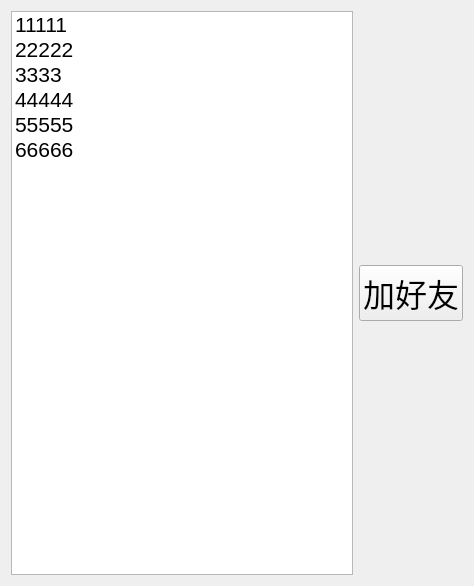
<?xml version="1.0" encoding="UTF-8"?>
<ui version="4.0">
 <class>Online</class>
 <widget class="QWidget" name="Online">
  <property name="geometry">
   <rect>
    <x>0</x>
    <y>0</y>
    <width>474</width>
    <height>586</height>
   </rect>
  </property>
  <property name="windowTitle">
   <string>Form</string>
  </property>
  <layout class="QHBoxLayout" name="horizontalLayout_2">
   <item>
    <layout class="QHBoxLayout" name="horizontalLayout">
     <item>
      <widget class="QListWidget" name="online_lw">
       <property name="font">
        <font>
         <pointsize>16</pointsize>
        </font>
       </property>
       <item>
        <property name="text">
         <string>11111</string>
        </property>
       </item>
       <item>
        <property name="text">
         <string>22222</string>
        </property>
       </item>
       <item>
        <property name="text">
         <string>3333</string>
        </property>
       </item>
       <item>
        <property name="text">
         <string>44444</string>
        </property>
       </item>
       <item>
        <property name="text">
         <string>55555</string>
        </property>
       </item>
       <item>
        <property name="text">
         <string>66666</string>
        </property>
       </item>
      </widget>
     </item>
     <item>
      <layout class="QVBoxLayout" name="verticalLayout">
       <item>
        <spacer name="verticalSpacer">
         <property name="orientation">
          <enum>Qt::Vertical</enum>
         </property>
         <property name="sizeHint" stdset="0">
          <size>
           <width>20</width>
           <height>40</height>
          </size>
         </property>
        </spacer>
       </item>
       <item>
        <widget class="QPushButton" name="addFriend_pb">
         <property name="font">
          <font>
           <family>Arial</family>
           <pointsize>24</pointsize>
          </font>
         </property>
         <property name="text">
          <string>加好友</string>
         </property>
        </widget>
       </item>
       <item>
        <spacer name="verticalSpacer_2">
         <property name="orientation">
          <enum>Qt::Vertical</enum>
         </property>
         <property name="sizeHint" stdset="0">
          <size>
           <width>20</width>
           <height>40</height>
          </size>
         </property>
        </spacer>
       </item>
      </layout>
     </item>
    </layout>
   </item>
  </layout>
 </widget>
 <resources/>
 <connections/>
</ui>
